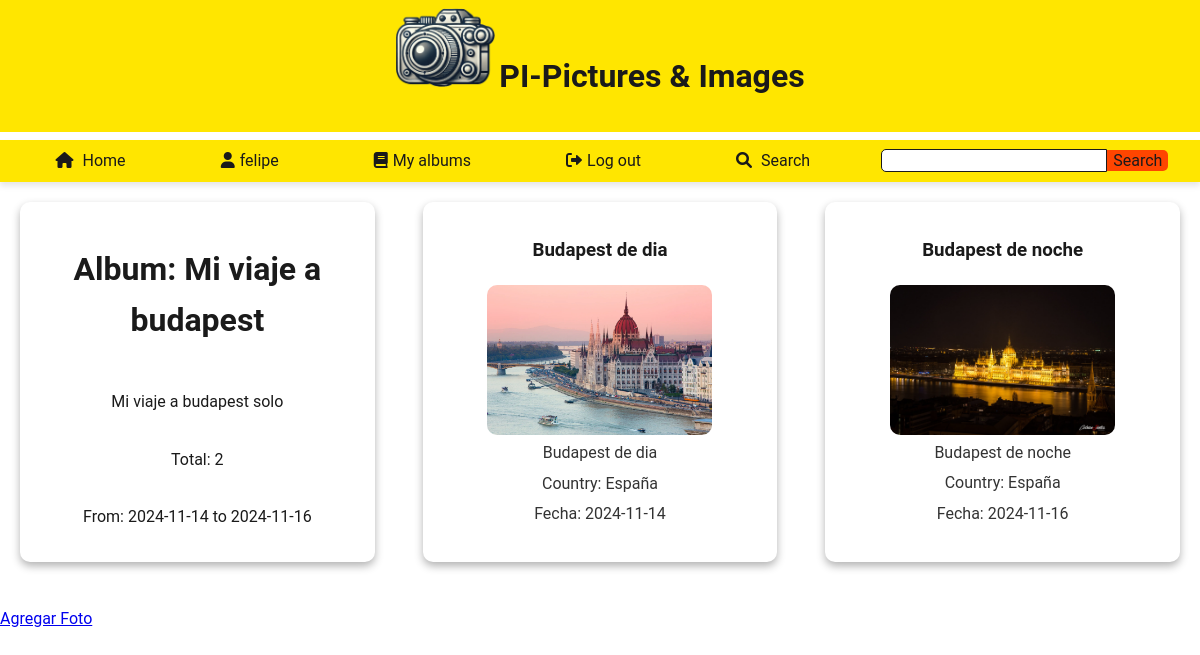
Page /index.php?action=albumDetails&id=15 (signed in) on the committed database.
### tables this page shows
CREATE TABLE `albumes` (
  `idAlbum` int(11) NOT NULL,
  `titulo` text NOT NULL,
  `descripcion` text NOT NULL,
  `usuario` int(11) NOT NULL
);

CREATE TABLE `fotos` (
  `idFoto` int(11) NOT NULL,
  `titulo` text NOT NULL,
  `descripcion` text NOT NULL,
  `fecha` date DEFAULT NULL,
  `pais` int(11) DEFAULT NULL,
  `album` int(11) NOT NULL,
  `fichero` text NOT NULL,
  `alternativo` text NOT NULL,
  `fRegistro` timestamp NOT NULL DEFAULT current_timestamp() ON UPDATE current_timestamp()
);

CREATE TABLE `paises` (
  `idPais` int(11) NOT NULL,
  `nombre` text NOT NULL
);

### index.php (called while the page is built, shortened)
<?php
require_once 'controller/photoController.php';
require_once 'controller/userController.php';
$controllerPhotos = new PhotoController();
$request = empty($_GET['action']) ? 'index' : $_GET['action'];
$parts = explode("?", $request);
$page = explode("/", $parts[0])[0];
$queryString = isset($parts[1]) ? $parts[1] : '';
parse_str($queryString, $params);
extract($params);
include(__DIR__ . "/view/$page.php");

### controller/photoController.php (called while the page is built, shortened)
<?php
require_once __DIR__ . '/../model/photoModel.php';
class PhotoController {
    private $photoModel;
    public function __construct() {
        $db = Database::getInstance();
        $this->photoModel = new PhotoModel($db);
    }
    public function getAlbumPhotos ($idAlbum){
        $photos = $this->photoModel->getAlbumPhotos($idAlbum);
        return $photos;
    }
    public function closeConection(){
        $this->photoModel->closeConection();
    }
}
?>

### model/photoModel.php (called while the page is built, shortened)
<?php
class PhotoModel
{
    private $db;
    public function __construct($db)
    {
        $this->db = $db;
    }
    public function getAlbumPhotos($idAlbum)
    {
        $stmt = $this->db->prepare("SELECT
                                        a.idAlbum AS albumId,
                                        a.titulo AS albumTitulo,
                                        a.descripcion AS descripcion_album,
                                        a.usuario AS usuario_album,
                                        f.idFoto AS fotoId,
                                        f.titulo AS fotoTitulo,
                                        f.alternativo AS alternativo,
                                        f.fichero AS fichero,
                                        f.descripcion AS fotoDescripcion,
                                        f.fecha AS fotoFecha,
                                        p.nombre AS fotoPais,
                                        agg.total_fotos,
                                        agg.paises,
                                        agg.inicio_intervalo,
                                        agg.fin_intervalo
                                    FROM
                                        albumes a
                                    LEFT JOIN
                                        fotos f ON a.idAlbum = f.album
                                    LEFT JOIN
                                        paises p ON f.pais = p.idPais
                                    LEFT JOIN (
                                    SELECT
                                        f.album AS album_id,
                                        COUNT(f.idFoto) AS total_fotos,
                                        GROUP_CONCAT(DISTINCT p.nombre ORDER BY p.nombre ASC SEPARATOR ', ') AS paises,
                                        MIN(f.fecha) AS inicio_intervalo,
                                        MAX(f.fecha) AS fin_intervalo
                                    FROM
                                        fotos f
                                    LEFT JOIN
                                        paises p ON f.pais = p.idPais
                                    GROUP BY
                                        f.album
                                ) agg ON a.idAlbum = agg.album_id
                                    WHERE
                                        a.idAlbum = ?
                                ORDER BY
                                    a.idAlbum, f.fecha;
                                ");
        $stmt->bind_param("i", $idAlbum);
        $stmt->execute();
        return $stmt->get_result()->fetch_all(MYSQLI_ASSOC);
    }
}

### view/layout/albumDetail.php (the view)
<?php
    echo '<figure>';
    echo '<h2>Album: ' . htmlspecialchars($photos[0]['albumTitulo'], ENT_QUOTES, 'UTF-8') . '</h2>';
    echo '<p>'.htmlspecialchars($photos[0]["descripcion_album"]) .'</p>';
    echo '<p>Total: ' . (empty($photos[0]["total_fotos"]) ? "0" : $photos[0]["total_fotos"]) . '</p>';
    if (!empty($photos[0]['inicio_intervalo'])){
    echo '<p>From: ' . $photos[0]['inicio_intervalo'] . ' to ' . $photos[0]['fin_intervalo'] . '</p>';
    echo '</figure>';
    foreach($photos as $photo){
        echo '<figure>';
        echo '<h3>' . $photo['fotoTitulo'] . '</h3>';
        echo  "<img src='".$photo['fichero']."' alt='" . $photo['alternativo'] . "'>";
        echo '<figcaption>';
        echo '<p>' . $photo['fotoDescripcion'] . '</p>';
        echo '<p>Country: ' . $photo['fotoPais'] . '</p>';
        echo '<p>Fecha: ' . $photo['fotoFecha'] . '</p>';
        echo '</figcaption>';
        echo '</figure>';
    }
}

### view/css/highContrast/variablesContraste.css (style rules this page uses)
:root { --background-color: #ffffff; --text-color: #1a1a1a; --header-background-color: #ffe600; --header-text-color: #1a1a1a; --link-color: #0073e6; --nav-background-color: #ffe600; --nav-link-hover-background-color: #ff4500; --nav-link-hover-color: #1a1a1a; --input-border-color: #1a1a1a; --button-background-color: #ff4500; --button-hover-background-color: #d33800; --footer-background-color: #ffe600; --footer-text-color: #1a1a1a; --main-background-color: #ffffff; --main-text-color: #1a1a1a; --figure-text-color: #333333; --link-hover-background-color: #ff4500; --form-background-color: #f5f5f5; --form-text-color: #1a1a1a; --input-background-color: #e6e6e6; --input-hover-background-color: #cccccc; --input-border-color: #1a1a1a; --submit-button-background-color: #ff4500; --submit-button-hover-background-color: #d33800; --submit-button-text-color: #1a1a1a; --list-item-background-color: #ffe600; --list-item-hover-background-color: #ff4500; --list-item-text-color: #1a1a1a; --list-item-hover-text-color: #ffffff; --box-shadow-color: rgba(0, 0, 0, 0.3); --heading2-color: #ff4500; --heading3-color: #0073e6; --paragraph-color: #333333; }

### view/css/default/variables.css (style rules this page uses)
:root { --background-color: #F3F4F6; --text-color: #121629; --header-background-color: #232946; --header-text-color: white; --link-color: #121629; --nav-background-color: #232946; --nav-link-hover-background-color: #474747; --nav-link-hover-color: #f0f0f0; --input-border-color: #ddd; --button-background-color: #007bff; --button-hover-background-color: #0056b3; --footer-background-color: #232946; --footer-text-color: white; --main-background-color: #f0f4f8; --main-text-color: #474747; --figure-text-color: #333; --link-hover-background-color: #a4a4a4; --form-background-color: #f8f9fa; --form-text-color: #333; --input-background-color: #e0e0e0; --input-hover-background-color: #a5a5a5; --input-border-color: #333; --submit-button-background-color: #007bff; --submit-button-hover-background-color: #0365ce; --submit-button-text-color: white; --list-item-background-color: #333; --list-item-hover-background-color: #007bff; --list-item-text-color: #f0f0f0; --list-item-hover-text-color: #fff; --box-shadow-color: rgba(0, 0, 0, 0.1); --heading2-color: #007bff; --heading3-color: #495057; --paragraph-color: #343a40; --font-size-small: 1rem; --font-size-big: 2rem; --font-size-icon: 1rem; --line-height-base: 1.6; }

### view/css/default/global.css (style rules this page uses)
* { box-sizing: border-box; font-family: 'Roboto'; }

### rows in the picture
albumes: titulo "Mi viaje a budapest", descripcion "Mi viaje a budapest solo"
fotos: titulo "Budapest de dia", fichero (picture), descripcion "Budapest de dia", pais.nombre "España", fecha "2024-11-14"
fotos: titulo "Budapest de noche", fichero (picture), descripcion "Budapest de noche", pais.nombre "España", fecha "2024-11-16"

### other values in the picture
$userName "felipe"
$photos[0]["total_fotos"] "2"
$photos[0]['inicio_intervalo'] "2024-11-14"
$photos[0]['fin_intervalo'] "2024-11-16"
